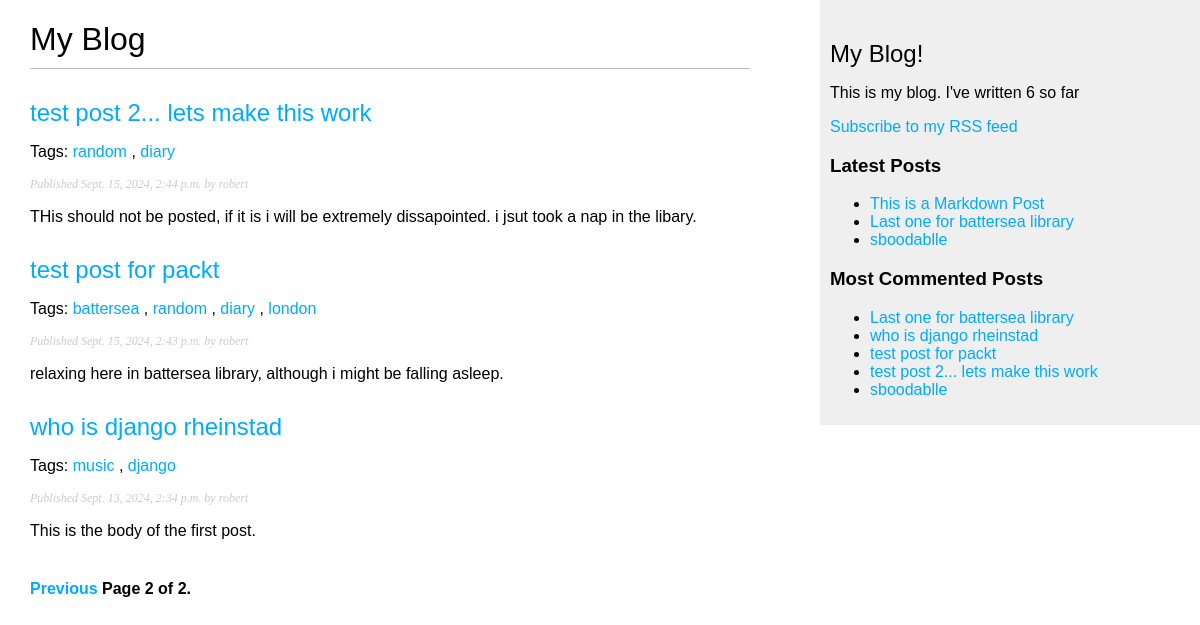
Screenshot of /blog/?page=2 with the database file from the repository.
### blog/models.py (models this page shows, shortened)
class Post(models.Model):
    class Status(models.TextChoices):
        DRAFT = 'DF', 'Draft'
        PUBLISHED = 'PB', 'Published'
    title = models.CharField(max_length=250)
    slug = models.SlugField(
        max_length=250,
        unique_for_date='publish'
        )
    author = models.ForeignKey(
        settings.AUTH_USER_MODEL,
        on_delete=models.CASCADE,
        related_name="blog_posts"
    )
    body = models.TextField()
    publish = models.DateTimeField(default=timezone.now)
    created = models.DateTimeField(auto_now_add=True)
    updated = models.DateTimeField(auto_now=True)
    status = models.CharField(
        max_length=2,
        choices=Status,
        default=Status.DRAFT
    )
    objects = models.Manager()  #default manager
    published = PublishedManager()  #custom manager
    tags = TaggableManager()
    class Meta:
        ordering = ['-publish']
        indexes = [
            models.Index(fields=['-publish']),
        ]
    def get_absolute_url(self):
        return reverse(
            'blog:post_detail',
            args=[
                self.publish.year,
                self.publish.month,
                self.publish.day,
                self.slug
            ]
        )

### blog/views.py (the view)
# urls.py: path('', views.post_list, name='post_list'),
def post_list(request, tag_slug=None):
    post_list = Post.published.all()
    tag = None
    if tag_slug:
        tag = get_object_or_404(Tag, slug=tag_slug)
        post_list = post_list.filter(tags__in=[tag])
    paginator = Paginator(post_list, 3)
    page_number = request.GET.get('page', 1)
    try:
        posts = paginator.page(page_number)
    except PageNotAnInteger:
        posts = paginator.page(1)
    except EmptyPage:
        posts = paginator.page(paginator.num_pages)
    return render(
        request,
        'blog/post/list.html',
        {
            'posts': posts,
            'tag': tag
        }
    )

### blog/models.py (called while the page is built)
    def get_queryset(self):
        return (
            super().get_queryset().filter(status=Post.Status.PUBLISHED)
        )

### blog/templatetags/blog_tags.py (called while the page is built)
@register.filter(name='markdown')
def markdown_format(text):
    return mark_safe(markdown.markdown(text))

@register.simple_tag
def total_posts():
    return Post.published.count()

@register.inclusion_tag('blog/post/latest_posts.html')
def show_latest_posts(count=5):
    latest_posts = Post.published.order_by('-publish')[:count]
    return {'latest_posts': latest_posts}

@register.simple_tag
def get_most_commented_posts(count=5):
    return Post.published.annotate(
        total_comments=Count('comments')
    ).order_by('-total_comments')[:count]

### blog/templates/blog/post/list.html (shortened to what this page needs)
{% extends 'blog/base.html' %}
{% load blog_tags %}
{% block content %}
    <h1>My Blog</h1>
    {% for post in posts %}
        <h2>
            <a href="{{ post.get_absolute_url }}">
                {{ post.title }}
            </a>
        </h2>
        <p class="tags">
            Tags:
            {% for tag in post.tags.all %}
                <a href="{% url 'blog:post_list_by_tag' tag.slug %}">
                    {{ tag.name }}
                </a>{% if not forloop.last %}, {% endif %}
            {% endfor %}
        </p>
        <p class="date">
            Published {{post.publish }} by {{ post.author }}
        </p>
        {{ post.body|markdown|truncatewords_html:30 }}
    {% endfor %}
    {% include "pagination.html" with page=posts %}
{% endblock %}

### blog/templates/blog/base.html (shortened to what this page needs)
{% load blog_tags %}
{% load static %}
<!DOCTYPE html>
<html lang="en">
<head>
    <link rel="stylesheet" href="{% static 'css/blog.css' %}">
</head>
<body>
    <div id="content">
        {% block content %}
        {% endblock %}
    </div>
    <div id="sidebar">
        <h2>My Blog!</h2>
        <p>
            This is my blog.
            I've written {% total_posts %} so far
        </p>
        <p>
            <a href="{% url 'blog:post_feed' %}">
                Subscribe to my RSS feed
            </a>
        </p>
        <h3>Latest Posts</h3>
        {% show_latest_posts 3 %}
        <h3>Most Commented Posts</h3>
        {% get_most_commented_posts as most_commented_posts %}
        <ul>
            {% for post in most_commented_posts %}
                <li>
                    <a href="{{ post.get_absolute_url }}">{{ post.title }}</a>
                </li>
            {% endfor %}
        </ul>
    </div>
</body>
</html>

### blog/templates/blog/post/latest_posts.html
<ul>
    {% for post in latest_posts %}
        <li>
            <a href="{{ post.get_absolute_url }}">{{ post.title }}</a>
        </li>
    {% endfor %}
</ul>

### blog/static/css/blog.css (style rules this page uses)
body { margin:0; padding:0; font-family:helvetica, sans-serif; }
a { color:#00abff; text-decoration:none; }
h1 { font-weight:normal; border-bottom:1px solid #bbb; padding:0 0 10px 0; }
h2 { font-weight:normal; margin:30px 0 0; }
#content { float:left; width:60%; padding:0 0 0 30px; }
#sidebar { float:right; width:30%; padding:10px; background:#efefef; height:100%; }
p.date { color:#ccc; font-family: georgia, serif; font-size: 12px; font-style: italic; }

### rows the page displays
Post: title "test post 2... lets make this work", publish "Sept. 15, 2024, 2:44 p.m.", author "robert", body "THis should not be posted, if it is i will be extremely dissapointed. i jsut took a nap in the libary."
Tag: name "random"
Tag: name "diary"
Post: title "test post for packt", publish "Sept. 15, 2024, 2:43 p.m.", author "robert", body "relaxing here in battersea library, although i might be falling asleep."
Tag: name "battersea"
Tag: name "london"
Post: title "who is django rheinstad", publish "Sept. 13, 2024, 2:34 p.m.", author "robert", body "This is the body of the first post."
Tag: name "music"
Tag: name "django"
Post: title "This is a Markdown Post"
Post: title "Last one for battersea library"
Post: title "sboodablle"

### other values shown
{{ page.number }} "2"
{{ page.paginator.num_pages }} "2"
